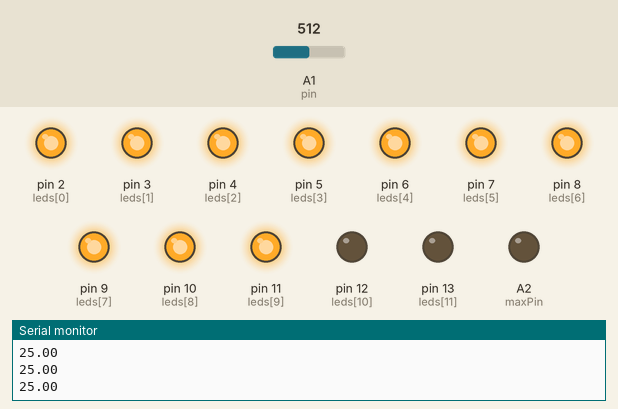
Simulated run of this sketch. Board: Arduino Uno, built with avr-gcc and run on an emulated ATmega328P. On the bench: output pins drawn as LEDs (lit = HIGH), the last lines printed to the serial monitor. Inputs (shaded band) come from the test bench; at power-on: A1 (pin) = 512.

Above: at 1.2 s.
1.3 s: A1 (pin) set to 500
At 2.5 s:
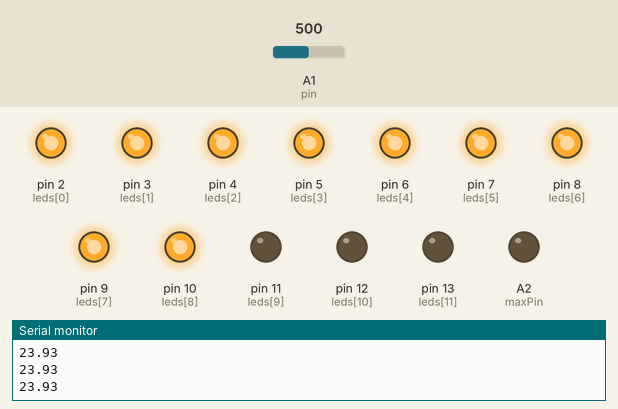
2.8 s: A1 (pin) set to 0
At 3.3 s:
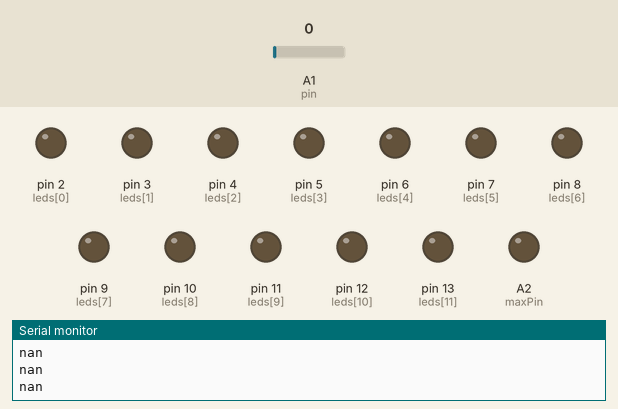
4.3 s: A1 (pin) set to 380
5.8 s: A1 (pin) set to 399
At 7.0 s:
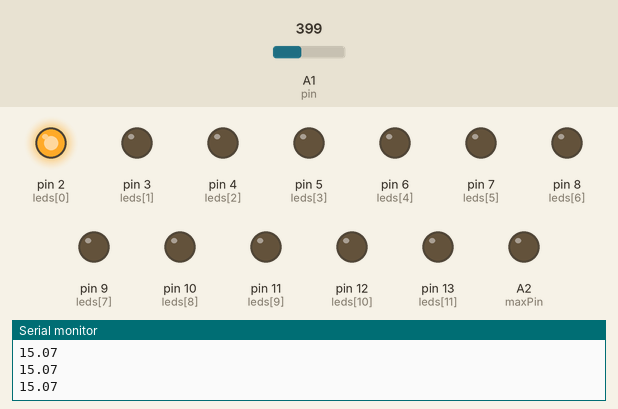
7.3 s: A1 (pin) set to 716
At 8.5 s:
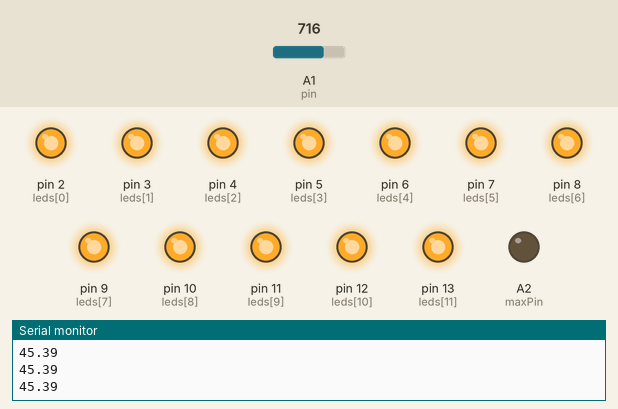
8.8 s: A1 (pin) set to 511
At 9.3 s:
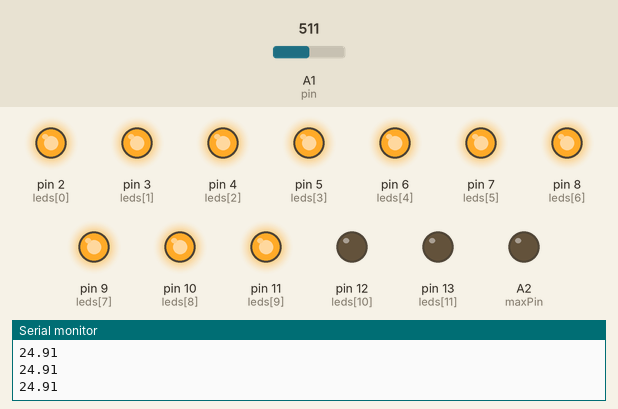
Timing chart, 0 to 11.3 s (numbered marks = the images above; inputs shaded):
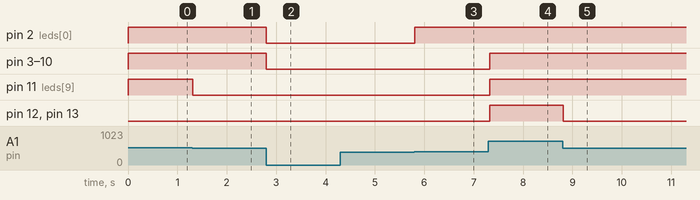

Measured:
- the behaviour switches between 501 and 500 on A1 (pin) (found by bisection; images 0 and 1)
- the behaviour switches between 398 and 399 on A1 (pin) (found by bisection; images 2 and 3)
- after the input at 1.3 s, pin 11 (leds[9]): HIGH → LOW at once
- after the input at 2.8 s, pin 2 (leds[0]), pin 3 (leds[1]), pin 4 (leds[2]), pin 5 (leds[3]), pin 6 (leds[4]), pin 7 (leds[5]), pin 8 (leds[6]), pin 9 (leds[7]), pin 10 (leds[8]): HIGH → LOW at once
- after the input at 5.8 s, pin 2 (leds[0]): LOW → HIGH at once
- after the input at 7.3 s, pin 3 (leds[1]), pin 4 (leds[2]), pin 5 (leds[3]), pin 6 (leds[4]), pin 7 (leds[5]), pin 8 (leds[6]), pin 9 (leds[7]), pin 10 (leds[8]), pin 11 (leds[9]), pin 12 (leds[10]), pin 13 (leds[11]): LOW → HIGH at once
- after the input at 8.8 s, pin 12 (leds[10]), pin 13 (leds[11]): HIGH → LOW at once

The sketch:

MusicIndicator.ino
```cpp
#define ledsCount 12
struct mode
{
  int startValue;
  int step;
  int pin;
  int reads = 1;
  bool isNegative = false;
};
mode modes[2];
int leds[ledsCount] = {2, 3, 4, 5, 6, 7, 8, 9, 10, 11, 12, 13};
int currentMode = 1;
int maxPin = A2;
int y[] = {9, 5, 6, 8};
int x[4];
int networkAddress = 3;
void setup()
{
  pinMode(maxPin, OUTPUT);
  digitalWrite(maxPin, LOW);
  //music
  modes[0].startValue = 1024;
  modes[0].step = 100;
  modes[0].pin = A0;
  modes[0].reads = 5;
  modes[0].isNegative = true;
  //temperature
  modes[1].startValue = 14;
  modes[1].step = 1;
  modes[0].reads = 20;
  modes[1].pin = A1;
  for (int i = 0; i < ledsCount; ++i)
  {
    pinMode(leds[i], OUTPUT) ;
  }
  Serial.begin(9600);
}
int GetTemperature()
{
  double Temp;
  Temp = log(((10240000 / analogRead(A1)) - 10000));
  Temp = 1 / (0.001129148 + (0.000234125 + (0.0000000876741 * Temp * Temp )) * Temp );
  Temp = Temp - 273.15;// Convert Kelvin to Celcius
  Serial.println(Temp);
  return Temp;
}
int readAnalogPin(int pin)
{
  if (pin == A1)
  {
    return GetTemperature();
  }
  else
  {
    int value = analogRead(pin);
    //Serial.println(value);
    return value;
  }
}
int readValue()
{
  int value = readAnalogPin(modes[currentMode].pin) - modes[currentMode].startValue;
  if (modes[currentMode].isNegative == true)
    value = value * -1;
  //Serial.println(value);
  return value;
}
int getSteps()
{
  int steps = 0;
  for (int i = 0; i < modes[currentMode].reads; ++i)
  {
    steps += readValue() / modes[currentMode].step;
    delay(1);
  }
  steps /= modes[currentMode].reads;
  return steps;
}
void notificationReceived(int count)
{
  for (int j = 0; j < count; ++j)
  {
    for (int i = 0; i < ledsCount; ++i)
    {
      digitalWrite(leds[i], HIGH);
    }
    delay(500);
    for (int i = 0; i < ledsCount; ++i)
    {
      digitalWrite(leds[i], LOW);
    }
    delay(500);
  }
  for (int i = 0; i < ledsCount; ++i)
  {
    digitalWrite(leds[i], LOW);
  }
}
void loop()
{
  checkMax();
  int steps = getSteps();
  //Serial.println(steps);
  for (int i = 0; i < ledsCount; ++i)
  {
    if (steps > i)
    {
      digitalWrite(leds[i], HIGH);
    }
    else
    {
      digitalWrite(leds[i], LOW);
    }
  }
  delay(20);
}
void checkMax()
{
  if (Serial.available() > 7)
  {
    while (Serial.available())
    {
      for (int i = 0; i < 3; ++i)
      {
        x[i] = x[i + 1];
      }
      x[3] = Serial.read() - 48;
      bool isOk = true;
      for (int i = 0; i < 4; ++i)
      {
        if (x[i] != y[i])
        {
          isOk = false;
        }
      }
      if (isOk)
      {
        for (int i = 0; i < 4; ++i)
        {
          x[i] = Serial.read() - 48;
        }
        if (x[0] == networkAddress)
        {
          switch (x[1])
          {
            case 0:
              currentMode = x[2];
              break;
            case 1:
              notificationReceived(x[2]);
              break;
          }
        }
      }
    }
  }
}
```
